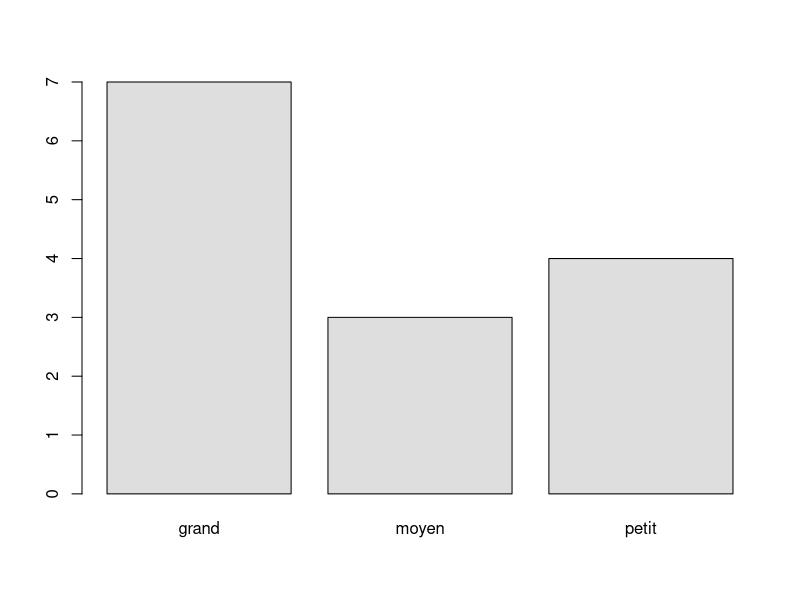
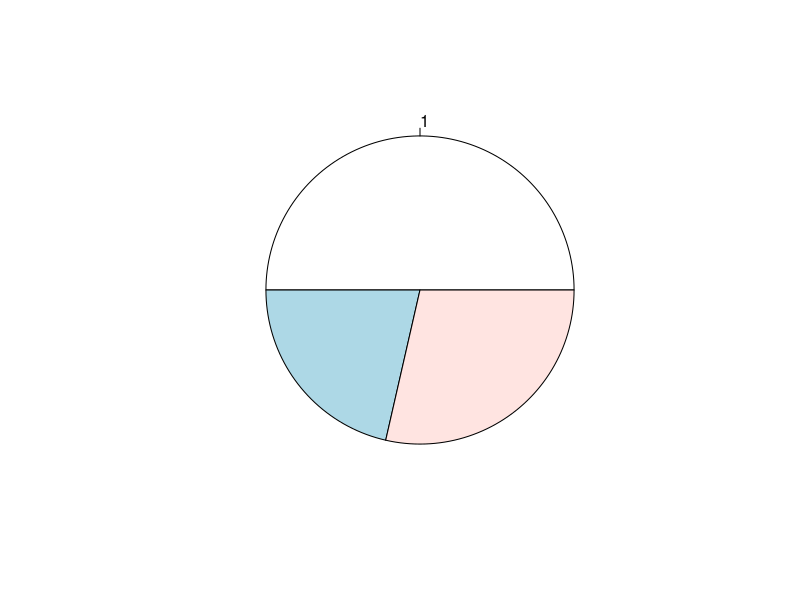
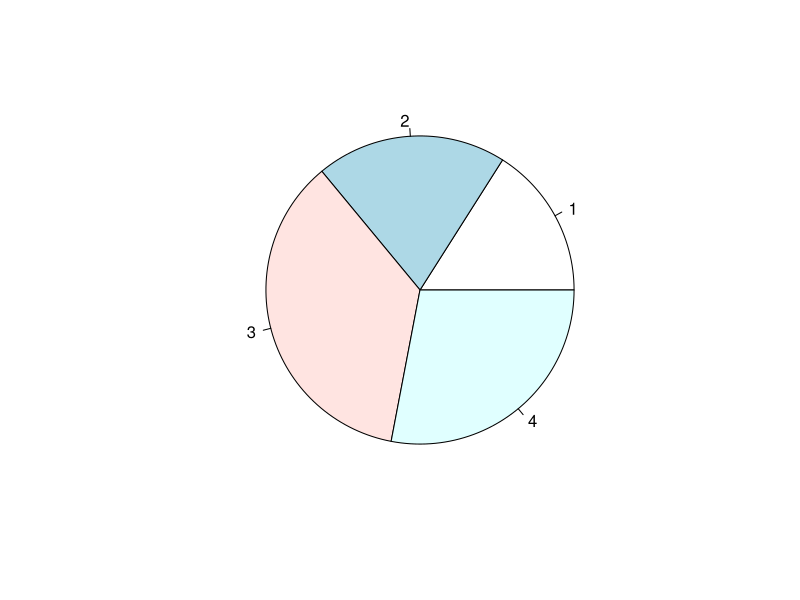
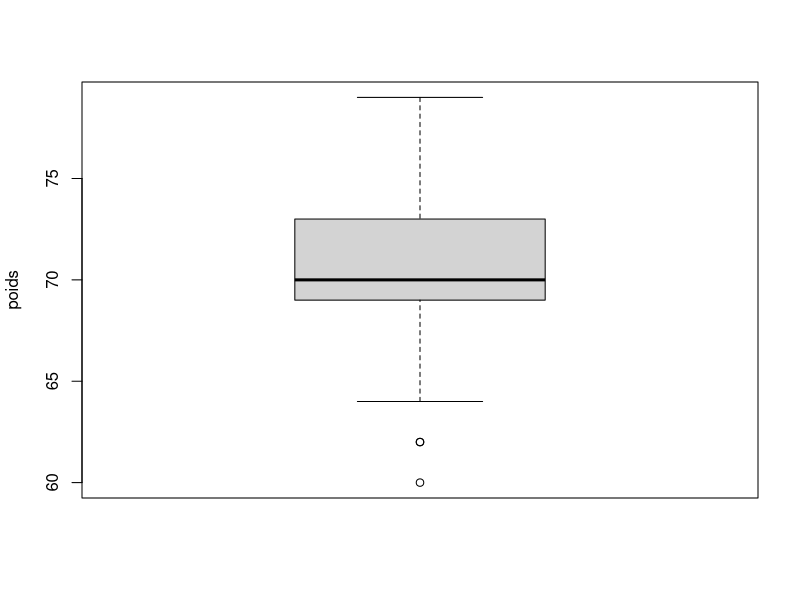
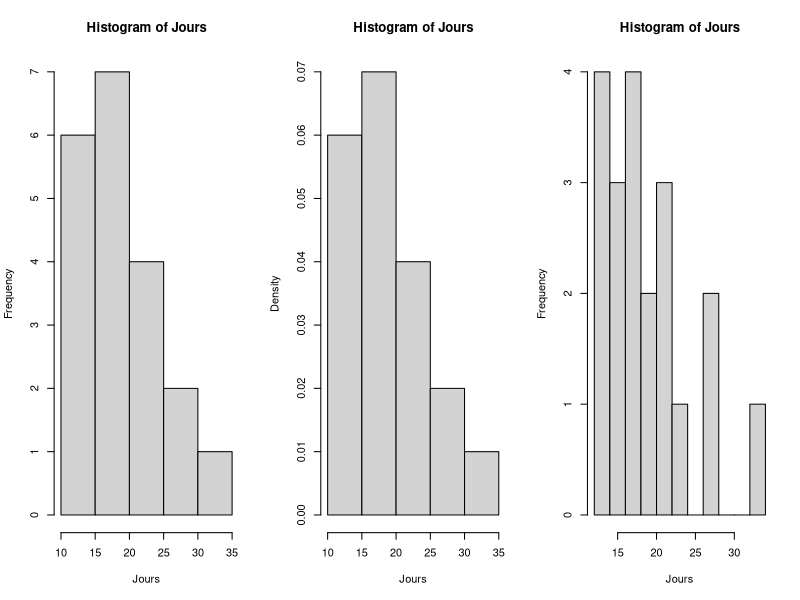
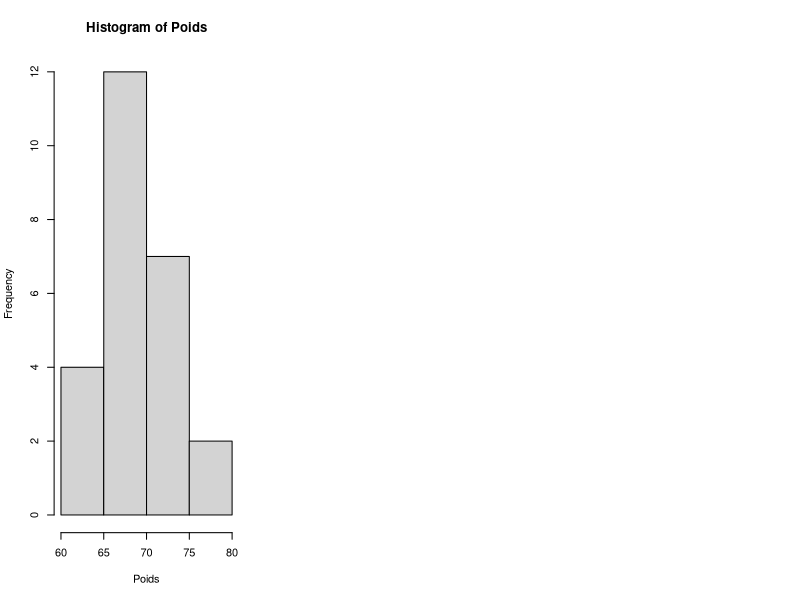

These charts were generated, in order, by the following R code:
# 12

# 2.

Y=c(rep("petit",4),rep("grand",7),rep("moyen",3))
table(Y)
table(Y)/length(Y)
Y = as.factor(Y) # pour signaler qu'il s'agit d'une variable qualitative
table(Y)
table(Y)/length(Y)
summary(Y)

# 2.1

Y=c(rep("petit",4),rep("grand",7),rep("moyen",3))
freq=table(Y)
barplot(freq,col=c("#dedede"))

# 2.2

pie(table(Y),labels("appreci",col=c("#dddddd","#dedede","#ededed")))
freq <- c(4,5,9,7)
# pie(freq, names= appreci, ylab = "frequences", xlab = "appreciations", main = "la qualité")
pie(freq)

# 13. 

#x=rnorm(100);summary(x)
Poids <- c(62,70,71,71,69,73,73,69,73,69,68,70,79,70,70,60,70,73,62,69,64,77,70,67,73)
print(mean(Poids))
print(median(Poids))
print(quantile(Poids))
print(var(Poids))
print(sd(Poids))

# Diagrammes boites à moustaches

boxplot(Poids, ylab = "poids")

# Histogrammes

Jours <- c(12,14,19,18,15,15,18,17,20,27,22,23,21,21,33,28,14,18,16,13)
#hist(Jours)
par(mfrow=c(1,3)) ; hist(Jours) ; hist(Jours, prob=TRUE) ; hist(Jours,8)

hist(Poids)
